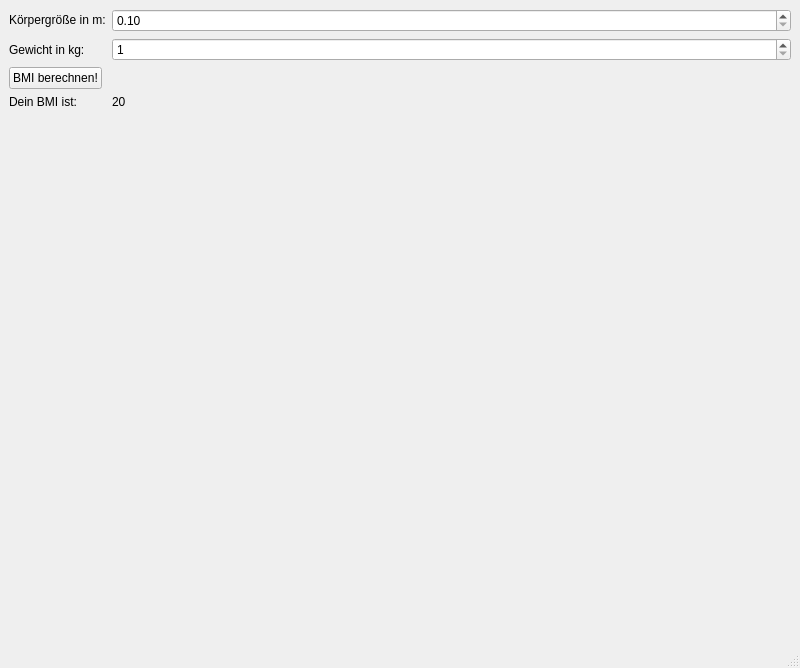
<?xml version="1.0" encoding="UTF-8"?>
<ui version="4.0">
 <class>MainWindow</class>
 <widget class="QMainWindow" name="MainWindow">
  <property name="geometry">
   <rect>
    <x>0</x>
    <y>0</y>
    <width>800</width>
    <height>668</height>
   </rect>
  </property>
  <property name="windowTitle">
   <string>MainWindow</string>
  </property>
  <widget class="QWidget" name="centralwidget">
   <layout class="QHBoxLayout" name="horizontalLayout">
    <item>
     <layout class="QFormLayout" name="formLayout">
      <item row="0" column="0">
       <widget class="QLabel" name="label">
        <property name="text">
         <string>K&amp;ouml;rpergr&amp;ouml;&amp;szlig;e in m:</string>
        </property>
        <property name="textFormat">
         <enum>Qt::RichText</enum>
        </property>
       </widget>
      </item>
      <item row="0" column="1">
       <widget class="QDoubleSpinBox" name="height">
        <property name="minimum">
         <double>0.100000000000000</double>
        </property>
        <property name="maximum">
         <double>2500000.000000000000000</double>
        </property>
        <property name="singleStep">
         <double>0.010000000000000</double>
        </property>
       </widget>
      </item>
      <item row="1" column="0">
       <widget class="QLabel" name="label_2">
        <property name="text">
         <string>Gewicht in kg:</string>
        </property>
       </widget>
      </item>
      <item row="2" column="0">
       <widget class="QPushButton" name="calculate">
        <property name="text">
         <string>BMI berechnen!</string>
        </property>
       </widget>
      </item>
      <item row="3" column="0">
       <widget class="QLabel" name="label_3">
        <property name="text">
         <string>Dein BMI ist: </string>
        </property>
       </widget>
      </item>
      <item row="3" column="1">
       <widget class="QLabel" name="result">
        <property name="text">
         <string>20</string>
        </property>
       </widget>
      </item>
      <item row="1" column="1">
       <widget class="QSpinBox" name="weight">
        <property name="minimum">
         <number>1</number>
        </property>
       </widget>
      </item>
     </layout>
    </item>
   </layout>
  </widget>
  <widget class="QMenuBar" name="menubar">
   <property name="geometry">
    <rect>
     <x>0</x>
     <y>0</y>
     <width>800</width>
     <height>21</height>
    </rect>
   </property>
  </widget>
  <widget class="QStatusBar" name="statusbar"/>
 </widget>
 <resources/>
 <connections/>
</ui>
